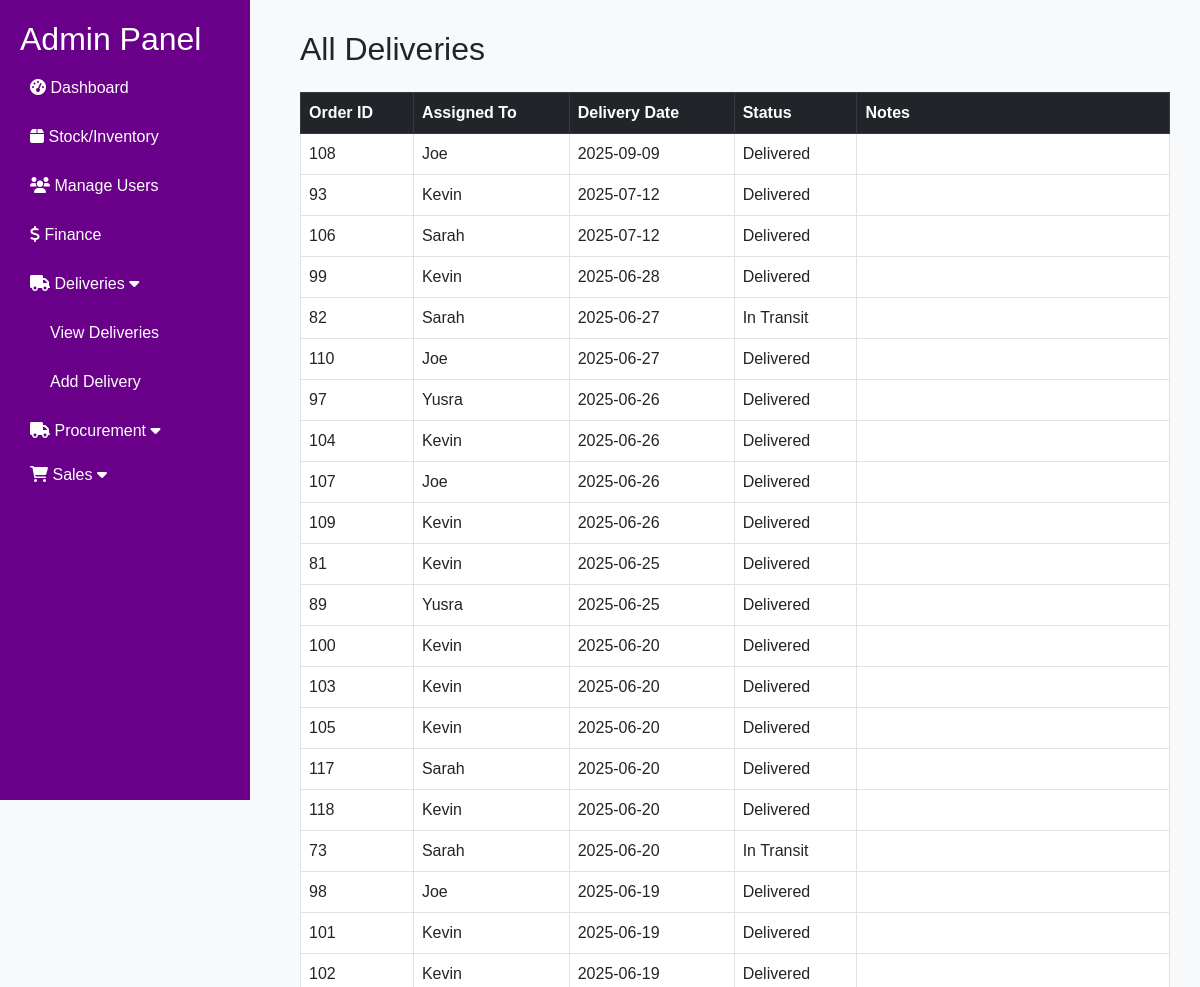
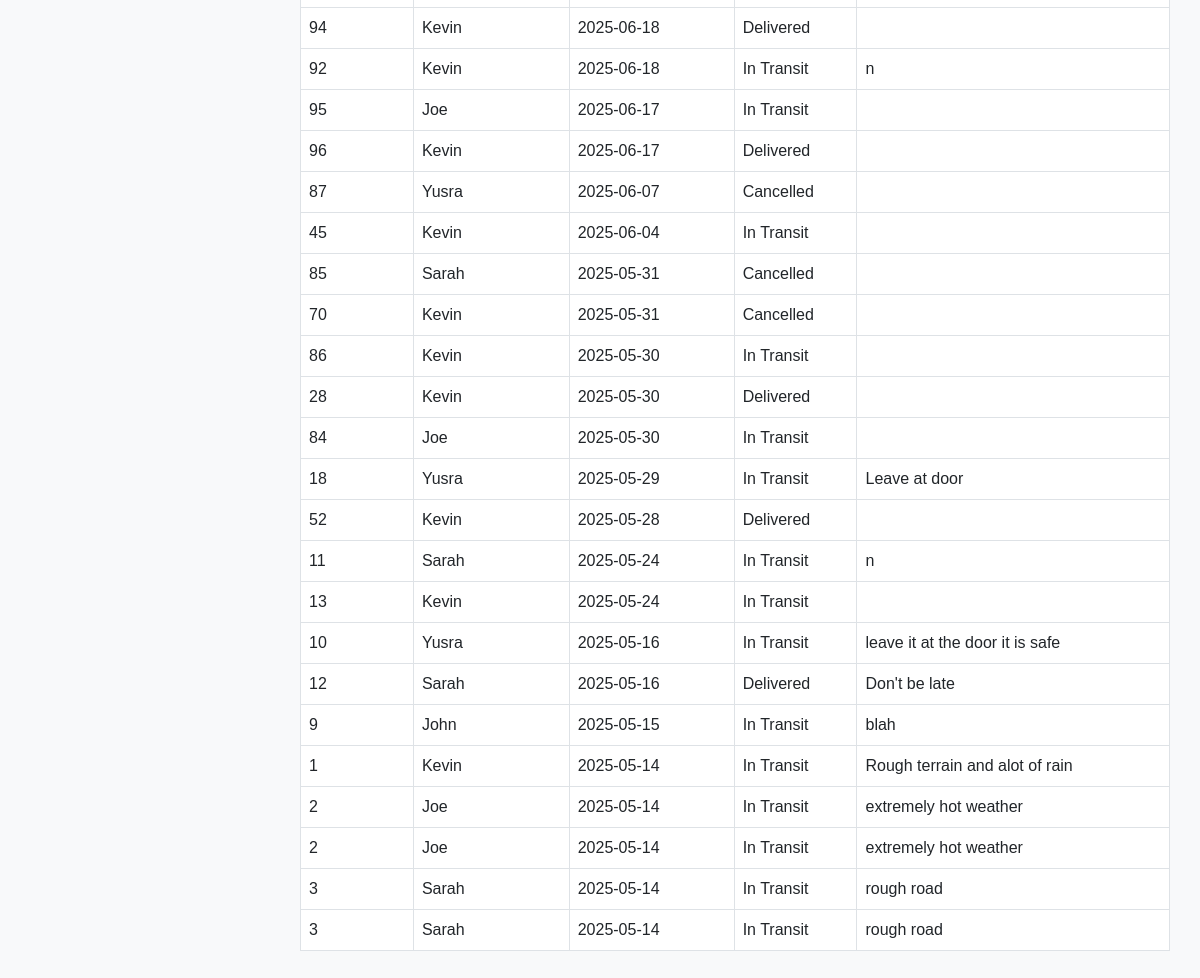
The app's page /staff/view_deliveriesssssss.php with its own data (2 pictures, top to bottom).
### tables this page shows
CREATE TABLE `deliveries` (
  `delivery_id` int(11) NOT NULL,
  `order_id` int(11) DEFAULT NULL,
  `delivery_status` varchar(50) DEFAULT 'In Transit',
  `delivery_date` date DEFAULT NULL,
  `assigned_to` varchar(100) DEFAULT NULL,
  `notes` text DEFAULT NULL,
  `created_at` timestamp NOT NULL DEFAULT current_timestamp()
);

### staff/view_deliveriesssssss.php (the view, shortened to what this page needs)
<!DOCTYPE html>
<html lang="en">
<head>
  <link href="https://cdn.jsdelivr.net/npm/bootstrap@5.3.0/dist/css/bootstrap.min.css" rel="stylesheet">
  <link rel="stylesheet" href="https://cdnjs.cloudflare.com/ajax/libs/font-awesome/6.0.0/css/all.min.css">
</head>
<body>
<div class="sidebar">
    <h2>Admin Panel</h2>
    <a href="/OceanGas/staff/admin_dashboard.php" class="<?php echo ($current_page === 'admin_dashboard.php') ? 'active' : ''; ?>">
      <i class="fas fa-tachometer-alt"></i> Dashboard
    </a>
    <a href="/OceanGas/staff/stock_admin.php">
      <i class="fas fa-box"></i> Stock/Inventory
    </a>
    <a href="/OceanGas/staff/users.php">
      <i class="fas fa-users"></i> Manage Users
    </a>
    <a href="/OceanGas/staff/finance.php">
      <i class="fas fa-dollar-sign"></i> Finance
    </a>
    <button class="dropdown-btn">
      <i class="fas fa-truck"></i> Deliveries
      <i class="fas fa-caret-down"></i>
    </button>
    <div class="dropdown-container">
      <a href="view_deliveries.php">View Deliveries</a>
      <a href="add_delivery.php">Add Delivery</a>
    </div>
    <button class="dropdown-btn">
      <i class="fas fa-truck"></i> Procurement
      <i class="fas fa-caret-down"></i>
    </button>
    <button class="dropdown-btn">
      <i class="fas fa-shopping-cart"></i> Sales
      <i class="fas fa-caret-down"></i>
    </button>
</div>
  <div class="content">
    <?php
    $host = 'localhost';
    $db   = 'oceangas';
    $user = 'root';
    $pass = '';
    $conn = new mysqli($host, $user, $pass, $db);
    $result = $conn->query("SELECT * FROM deliveries ORDER BY delivery_date DESC");
    ?>
    <h2 class="mb-4">All Deliveries</h2>
    <table class="table table-bordered">
      <thead class="table-dark">
        <tr>
          <th>Order ID</th>
          <th>Assigned To</th>
          <th>Delivery Date</th>
          <th>Status</th>
          <th>Notes</th>
        </tr>
      </thead>
<tbody>
<?php while ($row = mysqli_fetch_assoc($result)): ?>
  <tr>
    <td><?= htmlspecialchars($row['order_id']) ?></td>
    <td><?= htmlspecialchars($row['assigned_to']) ?></td>
    <td><?= htmlspecialchars($row['delivery_date']) ?></td>
    <td><?= htmlspecialchars($row['delivery_status']) ?></td>
    <td><?= htmlspecialchars($row['notes']) ?></td>
  </tr>
<?php endwhile; ?>
</tbody>
    </table>
  </div>
</body>
</html>

### staff/view_deliveriesssssss.php (style rules this page uses)
body { display: flex; background: #f8f9fa; font-family: Arial, sans-serif; }
.sidebar { width: 250px; background: #6a008a; color: white; padding: 20px; height: 100vh; position: fixed; }
.sidebar a { color: white; display: block; padding: 10px; text-decoration: none; margin: 5px 0; }
.dropdown-btn { background: none; border: none; color: white; padding: 10px; text-align: left; width: 100%; cursor: pointer; font-size: 16px; }
.dropdown-container { display: none; background-color: #6a008a; padding-left: 20px; }
.dropdown-btn.active + .dropdown-container { display: block; }
.content { margin-left: 270px; padding: 30px; width: 100%; }

### records on screen
deliveries: order "108", assigned_to "Joe", delivery_date "2025-09-09", delivery_status "Delivered"
deliveries: order "93", assigned_to "Kevin", delivery_date "2025-07-12", delivery_status "Delivered"
deliveries: order "106", assigned_to "Sarah", delivery_date "2025-07-12", delivery_status "Delivered"
deliveries: order "99", assigned_to "Kevin", delivery_date "2025-06-28", delivery_status "Delivered"
deliveries: order "82", assigned_to "Sarah", delivery_date "2025-06-27", delivery_status "In Transit"
deliveries: order "110", assigned_to "Joe", delivery_date "2025-06-27", delivery_status "Delivered"
deliveries: order "97", assigned_to "Yusra", delivery_date "2025-06-26", delivery_status "Delivered"
deliveries: order "104", assigned_to "Kevin", delivery_date "2025-06-26", delivery_status "Delivered"
deliveries: order "107", assigned_to "Joe", delivery_date "2025-06-26", delivery_status "Delivered"
deliveries: order "109", assigned_to "Kevin", delivery_date "2025-06-26", delivery_status "Delivered"
deliveries: order "81", assigned_to "Kevin", delivery_date "2025-06-25", delivery_status "Delivered"
deliveries: order "89", assigned_to "Yusra", delivery_date "2025-06-25", delivery_status "Delivered"
deliveries: order "100", assigned_to "Kevin", delivery_date "2025-06-20", delivery_status "Delivered"
deliveries: order "103", assigned_to "Kevin", delivery_date "2025-06-20", delivery_status "Delivered"
deliveries: order "105", assigned_to "Kevin", delivery_date "2025-06-20", delivery_status "Delivered"
deliveries: order "117", assigned_to "Sarah", delivery_date "2025-06-20", delivery_status "Delivered"
deliveries: order "118", assigned_to "Kevin", delivery_date "2025-06-20", delivery_status "Delivered"
deliveries: order "73", assigned_to "Sarah", delivery_date "2025-06-20", delivery_status "In Transit"
deliveries: order "98", assigned_to "Joe", delivery_date "2025-06-19", delivery_status "Delivered"
deliveries: order "101", assigned_to "Kevin", delivery_date "2025-06-19", delivery_status "Delivered"
deliveries: order "102", assigned_to "Kevin", delivery_date "2025-06-19", delivery_status "Delivered"
deliveries: order "94", assigned_to "Kevin", delivery_date "2025-06-18", delivery_status "Delivered"
deliveries: order "92", assigned_to "Kevin", delivery_date "2025-06-18", delivery_status "In Transit", notes "n"
deliveries: order "95", assigned_to "Joe", delivery_date "2025-06-17", delivery_status "In Transit"
deliveries: order "96", assigned_to "Kevin", delivery_date "2025-06-17", delivery_status "Delivered"
deliveries: order "87", assigned_to "Yusra", delivery_date "2025-06-07", delivery_status "Cancelled"
deliveries: order "45", assigned_to "Kevin", delivery_date "2025-06-04", delivery_status "In Transit"
deliveries: order "85", assigned_to "Sarah", delivery_date "2025-05-31", delivery_status "Cancelled"
deliveries: order "70", assigned_to "Kevin", delivery_date "2025-05-31", delivery_status "Cancelled"
deliveries: order "86", assigned_to "Kevin", delivery_date "2025-05-30", delivery_status "In Transit"
deliveries: order "28", assigned_to "Kevin", delivery_date "2025-05-30", delivery_status "Delivered"
deliveries: order "84", assigned_to "Joe", delivery_date "2025-05-30", delivery_status "In Transit"
deliveries: order "18", assigned_to "Yusra", delivery_date "2025-05-29", delivery_status "In Transit", notes "Leave at door"
deliveries: order "52", assigned_to "Kevin", delivery_date "2025-05-28", delivery_status "Delivered"
deliveries: order "11", assigned_to "Sarah", delivery_date "2025-05-24", delivery_status "In Transit", notes "n"
deliveries: order "13", assigned_to "Kevin", delivery_date "2025-05-24", delivery_status "In Transit"
deliveries: order "10", assigned_to "Yusra", delivery_date "2025-05-16", delivery_status "In Transit", notes "leave it at the door it is safe"
deliveries: order "12", assigned_to "Sarah", delivery_date "2025-05-16", delivery_status "Delivered", notes "Don't be late"
deliveries: order "9", assigned_to "John", delivery_date "2025-05-15", delivery_status "In Transit", notes "blah"
deliveries: order "1", assigned_to "Kevin", delivery_date "2025-05-14", delivery_status "In Transit", notes "Rough terrain and alot of rain"
deliveries: order "2", assigned_to "Joe", delivery_date "2025-05-14", delivery_status "In Transit", notes "extremely hot weather"
deliveries: order "2", assigned_to "Joe", delivery_date "2025-05-14", delivery_status "In Transit", notes "extremely hot weather"
deliveries: order "3", assigned_to "Sarah", delivery_date "2025-05-14", delivery_status "In Transit", notes "rough road"
deliveries: order "3", assigned_to "Sarah", delivery_date "2025-05-14", delivery_status "In Transit", notes "rough road"
